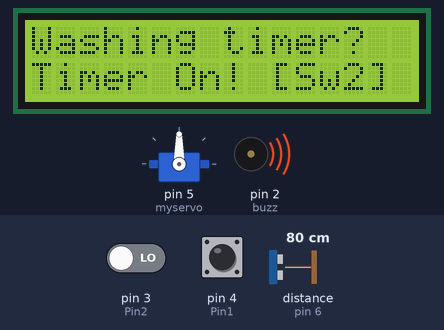
The sketch below on a simulated Arduino Uno, built with avr-gcc and run on an emulated ATmega328P. Shown: servo, 16×2 character LCD, buzzer (waves = sounding). Wiring (inferred from the names in the program): ultrasonic range finder: trigger pin 7; echo pin 6. Inputs (shaded band) come from the test bench; at power-on: distance to the obstacle (sensor on pin 6) 80 cm, pin 3 (Pin2) LOW, pin 4 (Pin1) HIGH. The echo pulse lasts 58.3 µs per cm; what the sketch prints to the serial monitor is not drawn.

Above: at 2.2 s.
2.3 s: distance to the obstacle (sensor on pin 6) set to 8 cm
5.0 s: distance to the obstacle (sensor on pin 6) set to 6 cm
At 6.4 s:
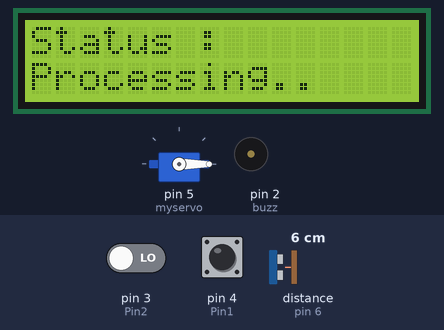
At 15.1 s:
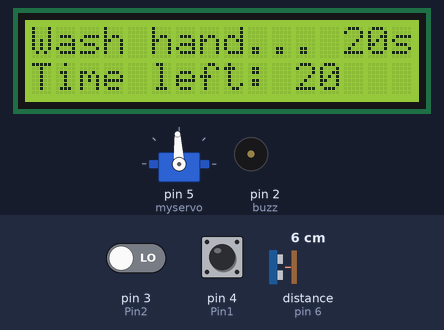
Timing chart, 0 to 16.6 s (numbered marks = the images above; inputs shaded):
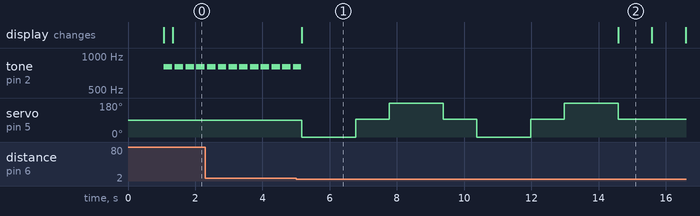

The sketch:

Water_filling_Sw.ino
```cpp
#include <LiquidCrystal.h>
const int rs = 13, en = 12, d4 = 8, d5 = 9, d6 = 10, d7 = 11;
LiquidCrystal lcd(rs, en, d4, d5, d6, d7);
#include<Servo.h>
Servo myservo;
int Pin1 = 4;
int Pin2 = 3;
int const trigPin = 7;
int const echoPin = 6;
int count = 0;
int timer;
int buzz = 2;
void setup()
{Serial.begin(115200);
myservo.attach(5);
lcd.begin(16,2);
pinMode(Pin1,INPUT);
pinMode(Pin2,INPUT);
pinMode(trigPin, OUTPUT);
pinMode(echoPin, INPUT);
pinMode(buzz,OUTPUT);
delay(1000);
lcd.setCursor(0,0);
lcd.print("Ohayo! >_<         ");
lcd.setCursor(0,1);
lcd.print("Alcohol fill -->      ");

}
void loop(){

int Sw1 = digitalRead(Pin1);
int Sw2 = digitalRead(Pin2);
//Serial.println(Sw1);
//Serial.println(Sw2);


if(Sw1 == 0 && Sw2 == 1){
  count = 2;
  tone(buzz,600);
  delay(250);
  noTone(buzz);} //Timer Off!
else if(Sw1 == 1 && Sw2 == 0){
  count = 1;
  tone(buzz,800);
  delay(250);
  noTone(buzz);} //Timer On!

if(count == 1){
  timer = 1;
  lcd.setCursor(0,0);
  lcd.print("Washing timer?");
  lcd.setCursor(0,1);
  lcd.print("Timer On! [Sw2]               ");} //Timer On!
else if(count == 2){
  timer = 0;
  lcd.setCursor(0,0);
  lcd.print("Washing timer?");
  lcd.setCursor(0,1);
  lcd.print("Timer Off! [Sw1]               ");} //Timer Off1

Serial.print("Count = ");Serial.println(count);
Serial.print("Timer = ");Serial.println(timer);


int duration, distance;
digitalWrite(trigPin, HIGH);
delay(1);
digitalWrite(trigPin, LOW);
duration = pulseIn(echoPin, HIGH);
distance = (duration/2) / 29.1;
      Serial.print("Distance = ");Serial.println(distance);

if (distance <= 5 && distance >= 0) {
    lcd.setCursor(0,0);
    lcd.print("Status :              ");
    lcd.setCursor(0,1);
    lcd.print("Processing..          ");

    Serial.println("Found object!");

    myservo.writeMicroseconds(500); // ค่า PWM ที่สั่งให้ Servo หมุนตามเข็มนาฬิกาด้วยความเร็วสูงสุด
    delay(1600); // หน่วงเวลา 3000ms servo จะหมุนไปเรื่อยๆจนกว่าจะครบเวลาที่ delay ไว้
    myservo.writeMicroseconds(1500); // สั่งให้ Servo หยุด
    delay(1000); // หน่วงเวลา 3000ms servo จะหยุดหมุนจนกว่าจะครบเวลาที่ delay ไว้
    myservo.writeMicroseconds(2500); // ค่า PWM ที่สั่งให้ Servo หมุนทวนเข็มนาฬิกาด้วยความเร็วสูงสุด
    delay(1600); // หน่วงเวลา 3000ms servo จะหมุนไปเรื่อยๆจนกว่าจะครบเวลาที่ delay ไว้
    myservo.writeMicroseconds(1500); // สั่งให้ Servo หยุด
    delay(1000); // หน่วงเวลา 3000ms servo จะหยุดหมุนจนกว่าจะครบเวลาที่ delay ไว้
    if (timer == 1){
    myservo.writeMicroseconds(500); // ค่า PWM ที่สั่งให้ Servo หมุนตามเข็มนาฬิกาด้วยความเร็วสูงสุด
    delay(1600); // หน่วงเวลา 3000ms servo จะหมุนไปเรื่อยๆจนกว่าจะครบเวลาที่ delay ไว้
    myservo.writeMicroseconds(1500); // สั่งให้ Servo หยุด
    delay(1000); // หน่วงเวลา 3000ms servo จะหยุดหมุนจนกว่าจะครบเวลาที่ delay ไว้
    myservo.writeMicroseconds(2500); // ค่า PWM ที่สั่งให้ Servo หมุนทวนเข็มนาฬิกาด้วยความเร็วสูงสุด
    delay(1600); // หน่วงเวลา 3000ms servo จะหมุนไปเรื่อยๆจนกว่าจะครบเวลาที่ delay ไว้
    myservo.writeMicroseconds(1500); // สั่งให้ Servo หยุด
            for (int i = 20; i>0 ; i--){
              lcd.setCursor(0,0);
              lcd.print("Wash hand... 20sec      ");
              lcd.setCursor(0,1);
              lcd.print("Time left: ");
              lcd.print(i);
              lcd.print(" ");
              delay(1000);}
        }

     lcd.setCursor(0,0);
     lcd.print("Status :        ");
     lcd.setCursor(0,1);
     lcd.print("Done!             ");
     delay(500);
}
else {
//no object
Serial.println("No object found!");
}

delay(60);
}
```

Measured:
- the behaviour switches between 7 and 6 cm on distance to the obstacle (sensor on pin 6) (found by bisection; images 0 and 1)
- after the input at 5.0 s, tone on pin 2 (buzz): goes on until 5.2 s, then stays silent; servo on pin 5 (myservo): 90° → 0° after 0.17 s, → 93° 1.6 s later, → 180° 1.0 s later, → 93° 1.6 s later, … (8 changes in this stretch); the display: changes after 0.17 s (image 1)
- by itself, tone on pin 2 (buzz): alternates 800 Hz for 0.25 s and silent for 0.07 s
- what the display in image 1 shows lasts 9.4 s, from 5.2 s to 14.6 s
